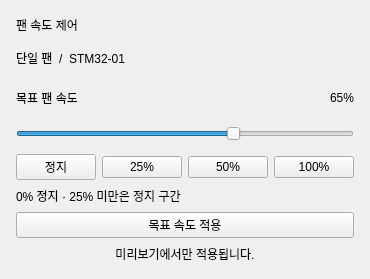
          <widget class="QFrame" name="fanControlPanel">
           <property name="kind" stdset="0">
            <string notr="true">panel</string>
           </property>
           <layout class="QVBoxLayout" name="fanControlPanelLayout">
            <property name="spacing">
             <number>7</number>
            </property>
            <property name="leftMargin">
             <number>16</number>
            </property>
            <property name="topMargin">
             <number>16</number>
            </property>
            <property name="rightMargin">
             <number>16</number>
            </property>
            <property name="bottomMargin">
             <number>16</number>
            </property>
            <item>
             <widget class="QLabel" name="fanControlTitle">
              <property name="text">
               <string>팬 속도 제어</string>
              </property>
              <property name="role" stdset="0">
               <string notr="true">title</string>
              </property>
             </widget>
            </item>
            <item>
             <widget class="QLabel" name="fanDeviceLabel">
              <property name="minimumSize">
               <size>
                <width>0</width>
                <height>34</height>
               </size>
              </property>
              <property name="text">
               <string>단일 팬  /  STM32-01</string>
              </property>
              <property name="accessibleName">
               <string>제어 대상: STM32-01의 팬 1개</string>
              </property>
             </widget>
            </item>
            <item>
             <layout class="QHBoxLayout" name="targetValueLayout">
              <property name="spacing">
               <number>6</number>
              </property>
              <item>
               <widget class="QLabel" name="targetCaption">
                <property name="text">
                 <string>목표 팬 속도</string>
                </property>
                <property name="role" stdset="0">
                 <string notr="true">muted</string>
                </property>
               </widget>
              </item>
              <item>
               <spacer name="targetSpace">
                <property name="orientation">
                 <enum>Qt::Horizontal</enum>
                </property>
                <property name="sizeHint">
                 <size>
                  <width>20</width>
                  <height>20</height>
                 </size>
                </property>
               </spacer>
              </item>
              <item>
               <widget class="QLabel" name="targetValue">
                <property name="minimumSize">
                 <size>
                  <width>80</width>
                  <height>32</height>
                 </size>
                </property>
                <property name="maximumSize">
                 <size>
                  <width>80</width>
                  <height>32</height>
                 </size>
                </property>
                <property name="alignment">
                 <set>Qt::AlignRight|Qt::AlignVCenter</set>
                </property>
                <property name="text">
                 <string>65%</string>
                </property>
               </widget>
              </item>
             </layout>
            </item>
            <item>
             <widget class="QSlider" name="fanSpeedSlider">
              <property name="orientation">
               <enum>Qt::Horizontal</enum>
              </property>
              <property name="maximum">
               <number>100</number>
              </property>
              <property name="singleStep">
               <number>5</number>
              </property>
              <property name="pageStep">
               <number>25</number>
              </property>
              <property name="value">
               <number>65</number>
              </property>
              <property name="minimumSize">
               <size>
                <width>0</width>
                <height>26</height>
               </size>
              </property>
              <property name="accessibleName">
               <string>목표 팬 속도, 0에서 100 퍼센트</string>
              </property>
             </widget>
            </item>
            <item>
             <layout class="QHBoxLayout" name="fanPresetLayout" stretch="1,1,1,1">
              <property name="spacing">
               <number>6</number>
              </property>
              <item>
               <widget class="QPushButton" name="stopFanButton">
                <property name="text">
                 <string>정지</string>
                </property>
                <property name="role" stdset="0">
                 <string notr="true">preset</string>
                </property>
                <property name="cursor">
                 <cursorShape>PointingHandCursor</cursorShape>
                </property>
                <property name="autoDefault">
                 <bool>false</bool>
                </property>
               </widget>
              </item>
              <item>
               <widget class="QPushButton" name="fan25Button">
                <property name="text">
                 <string>25%</string>
                </property>
                <property name="role" stdset="0">
                 <string notr="true">preset</string>
                </property>
                <property name="cursor">
                 <cursorShape>PointingHandCursor</cursorShape>
                </property>
                <property name="autoDefault">
                 <bool>false</bool>
                </property>
               </widget>
              </item>
              <item>
               <widget class="QPushButton" name="fan50Button">
                <property name="text">
                 <string>50%</string>
                </property>
                <property name="role" stdset="0">
                 <string notr="true">preset</string>
                </property>
                <property name="cursor">
                 <cursorShape>PointingHandCursor</cursorShape>
                </property>
                <property name="autoDefault">
                 <bool>false</bool>
                </property>
               </widget>
              </item>
              <item>
               <widget class="QPushButton" name="fan100Button">
                <property name="text">
                 <string>100%</string>
                </property>
                <property name="role" stdset="0">
                 <string notr="true">preset</string>
                </property>
                <property name="cursor">
                 <cursorShape>PointingHandCursor</cursorShape>
                </property>
                <property name="autoDefault">
                 <bool>false</bool>
                </property>
               </widget>
              </item>
             </layout>
            </item>
            <item>
             <widget class="QLabel" name="fanRangeNote">
              <property name="text">
               <string>0% 정지 · 25% 미만은 정지 구간</string>
              </property>
              <property name="role" stdset="0">
               <string notr="true">muted</string>
              </property>
              <property name="wordWrap">
               <bool>true</bool>
              </property>
             </widget>
            </item>
            <item>
             <widget class="QPushButton" name="applyFanButton">
              <property name="text">
               <string>목표 속도 적용</string>
              </property>
              <property name="role" stdset="0">
               <string notr="true">primary</string>
              </property>
              <property name="cursor">
               <cursorShape>PointingHandCursor</cursorShape>
              </property>
              <property name="autoDefault">
               <bool>false</bool>
              </property>
             </widget>
            </item>
            <item>
             <widget class="QLabel" name="fanPreviewNote">
              <property name="text">
               <string>미리보기에서만 적용됩니다.</string>
              </property>
              <property name="role" stdset="0">
               <string notr="true">muted</string>
              </property>
              <property name="alignment">
               <set>Qt::AlignCenter</set>
              </property>
             </widget>
            </item>
           </layout>
          </widget>
